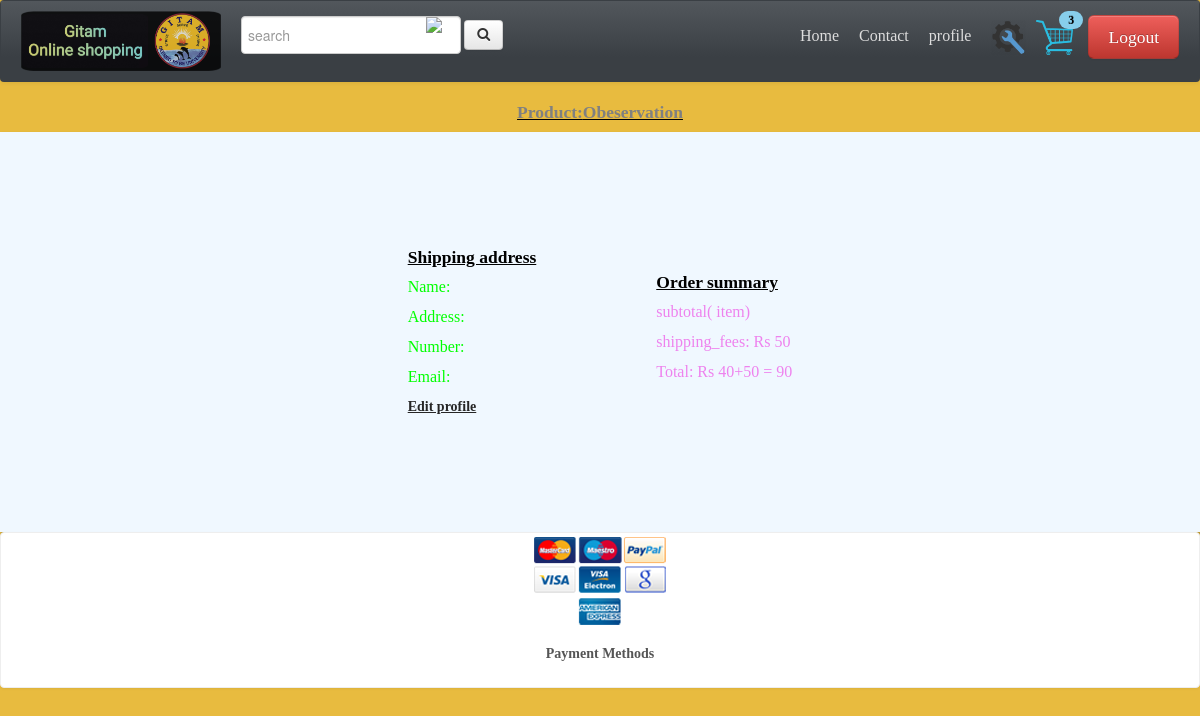
Screenshot of /payment.php?id=15 (signed in) with the database file from the repository.
### tables this page shows
CREATE TABLE `products` (
  `product_id` int(100) NOT NULL,
  `product_catag` varchar(100) NOT NULL,
  `product_title` varchar(255) NOT NULL,
  `product_price` int(100) NOT NULL,
  `product_desc` text NOT NULL,
  `product_date` varchar(50) NOT NULL,
  `product_img` text NOT NULL,
  `product_left` int(100) NOT NULL,
  `product_author` varchar(100) NOT NULL DEFAULT 'admin'
);

### payment.php (the view, shortened to what this page needs)
<?php
   include_once('./includes/headerNav.php');
     ?>
     <head>
     </head>
     <?php
$sql ="SELECT * FROM  products WHERE product_id='{$_GET['id']}';";
$result = $conn->query($sql);
$row = $result->fetch_assoc();
?>
<h4 style="text-align:center;"><p><a style="color:grey" href="./product.php?id=<?php echo $_GET['id']?>"> Product:<?php echo $row['product_title'] ?></a></p></h4>
     <div class="proceed-pay">
        <div class="ship">
        <h4>Shipping address</h4>
        <p>Name:<?Php echo $_SESSION['customer_name']?></p>
        <p>Address:<?Php echo $_SESSION['customer_address']?></p>
        <p>Number:<?Php echo $_SESSION['customer_phone']?></p>
        <p>Email:<?Php echo $_SESSION['customer_email']?></p>
        <a href="./profile.php"><h5 style="text-decoration:underline;">Edit profile</h5></a>
        </div>
<div class="order">
<h4>Order summary</h4>
        <p>subtotal( item)</p>
        <p>shipping_fees: Rs 50</p>
        <p>Total: Rs <?php echo $row['product_price']?>+50 = <?php echo $row['product_price']+50 ?> </p>
</div>
     </div>
     	<div class="thumbnail">
				<img src="images/payment_methods.png" title="Bootshop Payment Methods" alt="Payments Methods">
				<div class="caption">
				  <h5>Payment Methods</h5>
				</div>
			  </div>

### css/base.css (style rules this page uses)
.thumbnail h5,.thumbnail p { text-align:center }

### payment.php (style rules this page uses)
.proceed-pay { font-size:medium; height:400px; display:flex; justify-content:center; align-items:center; border:none; background:aliceblue; box-shadow: 2px 2px 2px 1px rgba(0, 0, 0, 0.2); }
.thumbnail { cursor:pointer; }
.ship { margin-right:5%; color:lime }
.order { margin-left:5%; color:violet }
h4 { text-decoration:underline; color:black }

### rows the page displays
products: product_title "Obeservation", product_price "40", $row['product_price']+50 "90"

### other values shown
$_SESSION['cartItemNum'] "3"
